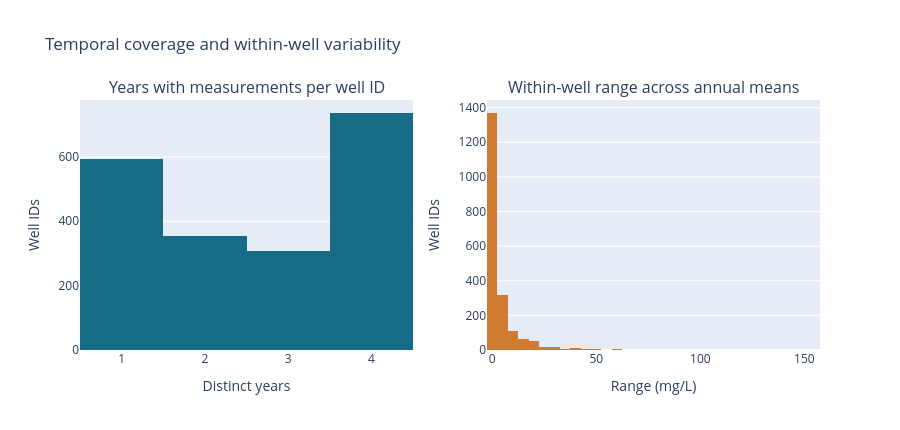

The notebook cell this image was saved under:
### Markdown cell above
## 4. Compare changes within and between nearby wells

The notebook summarizes annual means by well ID, calculates each well's range across those means, and compares it with same-year differences between nearby IDs. It also counts sampling dates and years per well. Ranges depend on when and how often a well was sampled, and these summaries use different samples; they are descriptive context, not a formal variance decomposition.

### Code cell
annual_well = observations.assign(year=observations["gm_samp_collection_date"].dt.year).groupby(
    ["gm_well_id", "year"], as_index=False
).agg(
    annual_mean_mg_L=("nitrate_mg_L", "mean"),
    observations=("nitrate_mg_L", "size"),
    sample_dates=("gm_samp_collection_date", "nunique"),
)
within_well = annual_well.groupby("gm_well_id").agg(
    years_observed=("year", "nunique"),
    first_year=("year", "min"),
    last_year=("year", "max"),
    range_of_annual_means_mg_L=("annual_mean_mg_L", lambda x: x.max() - x.min()),
).reset_index()
coverage = observations.groupby("gm_well_id").agg(
    observations=("nitrate_mg_L", "size"),
    sample_dates=("gm_samp_collection_date", "nunique"),
    first_date=("gm_samp_collection_date", "min"),
    last_date=("gm_samp_collection_date", "max"),
).merge(within_well, on="gm_well_id")
print("Well temporal coverage")
display(coverage[["observations", "sample_dates", "years_observed", "range_of_annual_means_mg_L"]].describe(percentiles=[.25,.5,.75,.9]).round(2))

within_summary = within_well["range_of_annual_means_mg_L"].dropna().describe(percentiles=[.5,.9]).rename("Within-well range across annual means")
near_summary = same_year_pairs["absolute_difference_mg_L"].describe(percentiles=[.5,.9]).rename("Nearby different-well same-year absolute difference")
display(pd.concat([within_summary, near_summary], axis=1).round(2))


fig = make_subplots(rows=1, cols=2, subplot_titles=("Years with measurements per well ID", "Within-well range across annual means"))
fig.add_trace(go.Histogram(x=within_well["years_observed"], xbins={"size": 1}, marker_color="#176b87", showlegend=False), row=1, col=1)
fig.add_trace(go.Histogram(x=within_well["range_of_annual_means_mg_L"], nbinsx=35, marker_color="#d07b32", showlegend=False), row=1, col=2)
fig.update_xaxes(title_text="Distinct years", row=1, col=1); fig.update_yaxes(title_text="Well IDs", row=1, col=1)
fig.update_xaxes(title_text="Range (mg/L)", row=1, col=2); fig.update_yaxes(title_text="Well IDs", row=1, col=2)
fig.update_layout(height=430, title="Temporal coverage and within-well variability")
display(fig)

### Figure 1 — Plotly figure (JSON) as saved in the notebook; plotly's stock layout.template omitted (floating-point values rounded to 4 significant figures; data arrays with more than 128 entries replaced by an {"elided": "..."} marker saying what was removed)
{"data": [{"marker": {"color": "#176b87"}, "showlegend": false, "type": "histogram", "x": {"elided": "1993 int values"}, "xaxis": "x", "xbins": {"size": 1}, "yaxis": "y"}, {"marker": {"color": "#d07b32"}, "nbinsx": 35, "showlegend": false, "type": "histogram", "x": {"elided": "1993 float values"}, "xaxis": "x2", "yaxis": "y2"}], "layout": {"annotations": [{"font": {"size": 16}, "showarrow": false, "text": "Years with measurements per well ID", "x": 0.225, "xanchor": "center", "xref": "paper", "y": 1, "yanchor": "bottom", "yref": "paper"}, {"font": {"size": 16}, "showarrow": false, "text": "Within-well range across annual means", "x": 0.775, "xanchor": "center", "xref": "paper", "y": 1, "yanchor": "bottom", "yref": "paper"}], "height": 430, "title": {"text": "Temporal coverage and within-well variability"}, "xaxis": {"anchor": "y", "domain": [0, 0.45], "title": {"text": "Distinct years"}}, "xaxis2": {"anchor": "y2", "domain": [0.55, 1], "title": {"text": "Range (mg/L)"}}, "yaxis": {"anchor": "x", "domain": [0, 1], "title": {"text": "Well IDs"}}, "yaxis2": {"anchor": "x2", "domain": [0, 1], "title": {"text": "Well IDs"}}}}
